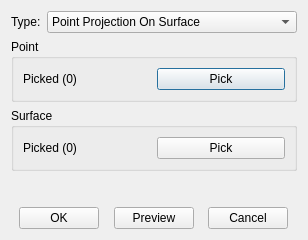
<?xml version="1.0" encoding="UTF-8"?>
<ui version="4.0">
 <class>PointPointProjOnSurfaceInfoDialog</class>
 <widget class="QDialog" name="PointPointProjOnSurfaceInfoDialog">
  <property name="geometry">
   <rect>
    <x>0</x>
    <y>0</y>
    <width>308</width>
    <height>240</height>
   </rect>
  </property>
  <property name="windowTitle">
   <string>Point</string>
  </property>
  <layout class="QGridLayout" name="gridLayout_5">
   <item row="0" column="0">
    <widget class="QWidget" name="widget_2" native="true">
     <property name="sizePolicy">
      <sizepolicy hsizetype="Preferred" vsizetype="Fixed">
       <horstretch>0</horstretch>
       <verstretch>0</verstretch>
      </sizepolicy>
     </property>
     <layout class="QGridLayout" name="gridLayout_2">
      <property name="leftMargin">
       <number>0</number>
      </property>
      <property name="topMargin">
       <number>0</number>
      </property>
      <property name="rightMargin">
       <number>0</number>
      </property>
      <property name="bottomMargin">
       <number>0</number>
      </property>
      <item row="0" column="0">
       <widget class="QLabel" name="label">
        <property name="sizePolicy">
         <sizepolicy hsizetype="Fixed" vsizetype="Preferred">
          <horstretch>0</horstretch>
          <verstretch>0</verstretch>
         </sizepolicy>
        </property>
        <property name="text">
         <string>Type:</string>
        </property>
       </widget>
      </item>
      <item row="0" column="1">
       <widget class="QComboBox" name="comb_type">
        <property name="currentIndex">
         <number>0</number>
        </property>
        <item>
         <property name="text">
          <string>Point Projection On Surface</string>
         </property>
        </item>
       </widget>
      </item>
     </layout>
    </widget>
   </item>
   <item row="1" column="0">
    <widget class="QStackedWidget" name="stackedWidget">
     <property name="currentIndex">
      <number>0</number>
     </property>
     <widget class="QWidget" name="page_projectionsurface">
      <layout class="QGridLayout" name="gridLayout_24">
       <property name="leftMargin">
        <number>0</number>
       </property>
       <property name="topMargin">
        <number>0</number>
       </property>
       <property name="rightMargin">
        <number>0</number>
       </property>
       <property name="bottomMargin">
        <number>0</number>
       </property>
       <item row="0" column="0">
        <widget class="QGroupBox" name="groupBox_11">
         <property name="title">
          <string>Point</string>
         </property>
         <layout class="QGridLayout" name="gridLayout_20">
          <item row="0" column="0">
           <widget class="QLabel" name="lb_projectionsurface_pointpicked">
            <property name="text">
             <string>Picked (0)</string>
            </property>
           </widget>
          </item>
          <item row="0" column="1">
           <widget class="QPushButton" name="pb_projectionsurface_pointpick">
            <property name="text">
             <string>Pick</string>
            </property>
           </widget>
          </item>
         </layout>
        </widget>
       </item>
       <item row="1" column="0">
        <widget class="QGroupBox" name="groupBox_12">
         <property name="title">
          <string>Surface</string>
         </property>
         <layout class="QGridLayout" name="gridLayout_21">
          <item row="0" column="0">
           <widget class="QLabel" name="lb_projectionsurface_surfacepicked">
            <property name="text">
             <string>Picked (0)</string>
            </property>
           </widget>
          </item>
          <item row="0" column="1">
           <widget class="QPushButton" name="pb_projectionsurface_surfacepick">
            <property name="text">
             <string>Pick</string>
            </property>
           </widget>
          </item>
         </layout>
        </widget>
       </item>
       <item row="2" column="0">
        <spacer name="verticalSpacer_7">
         <property name="orientation">
          <enum>Qt::Vertical</enum>
         </property>
         <property name="sizeHint" stdset="0">
          <size>
           <width>20</width>
           <height>40</height>
          </size>
         </property>
        </spacer>
       </item>
      </layout>
     </widget>
    </widget>
   </item>
   <item row="2" column="0">
    <widget class="QWidget" name="widget" native="true">
     <property name="sizePolicy">
      <sizepolicy hsizetype="Preferred" vsizetype="Fixed">
       <horstretch>0</horstretch>
       <verstretch>0</verstretch>
      </sizepolicy>
     </property>
     <layout class="QGridLayout" name="gridLayout_3">
      <property name="leftMargin">
       <number>0</number>
      </property>
      <property name="topMargin">
       <number>0</number>
      </property>
      <property name="rightMargin">
       <number>0</number>
      </property>
      <property name="bottomMargin">
       <number>0</number>
      </property>
      <item row="0" column="4">
       <spacer name="horizontalSpacer_3">
        <property name="orientation">
         <enum>Qt::Horizontal</enum>
        </property>
        <property name="sizeHint" stdset="0">
         <size>
          <width>40</width>
          <height>20</height>
         </size>
        </property>
       </spacer>
      </item>
      <item row="0" column="1">
       <widget class="QPushButton" name="pb_ok">
        <property name="text">
         <string>OK</string>
        </property>
       </widget>
      </item>
      <item row="0" column="3">
       <widget class="QPushButton" name="pb_preview">
        <property name="text">
         <string>Preview</string>
        </property>
       </widget>
      </item>
      <item row="0" column="5">
       <widget class="QPushButton" name="pb_cancel">
        <property name="text">
         <string>Cancel</string>
        </property>
       </widget>
      </item>
      <item row="0" column="2">
       <spacer name="horizontalSpacer_2">
        <property name="orientation">
         <enum>Qt::Horizontal</enum>
        </property>
        <property name="sizeHint" stdset="0">
         <size>
          <width>40</width>
          <height>20</height>
         </size>
        </property>
       </spacer>
      </item>
      <item row="0" column="0">
       <spacer name="horizontalSpacer">
        <property name="orientation">
         <enum>Qt::Horizontal</enum>
        </property>
        <property name="sizeHint" stdset="0">
         <size>
          <width>40</width>
          <height>20</height>
         </size>
        </property>
       </spacer>
      </item>
      <item row="0" column="6">
       <spacer name="horizontalSpacer_4">
        <property name="orientation">
         <enum>Qt::Horizontal</enum>
        </property>
        <property name="sizeHint" stdset="0">
         <size>
          <width>40</width>
          <height>20</height>
         </size>
        </property>
       </spacer>
      </item>
     </layout>
    </widget>
   </item>
  </layout>
 </widget>
 <resources/>
 <connections/>
</ui>
